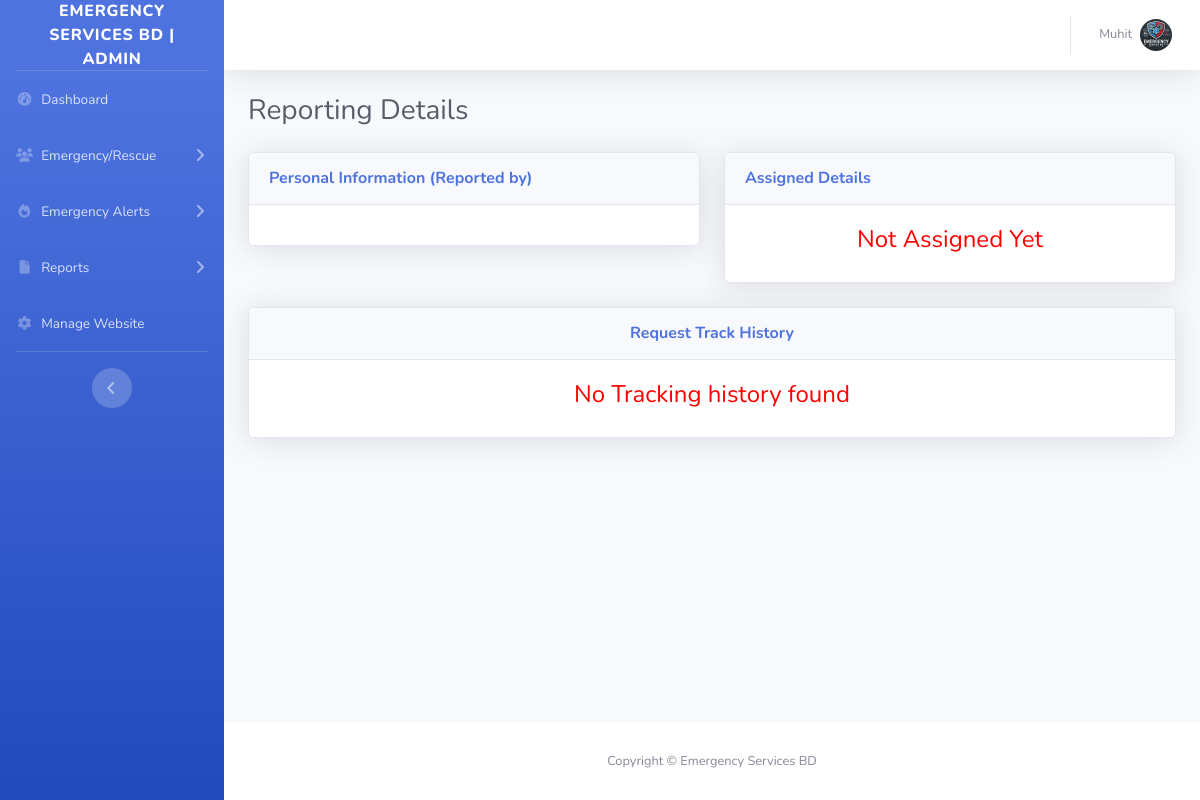
The page /ofrs/admin/request-details.php (signed in) on the database its author committed.
### tables this page shows
CREATE TABLE `tblsite` (
  `id` int(11) NOT NULL,
  `siteTitle` varchar(255) DEFAULT NULL,
  `siteLogo` varchar(255) DEFAULT NULL
);

### ofrs/admin/request-details.php (the view, shortened to what this page needs)
<?php session_start();
include_once('includes/config.php');
if (strlen($_SESSION['aid']==0)) {
  header('location:logout.php');
  } else{
?>
<!DOCTYPE html>
<html lang="en">
<head>
    <link href="vendor/fontawesome-free/css/all.min.css" rel="stylesheet" type="text/css">
    <link href="css/sb-admin-2.min.css" rel="stylesheet">
</head>
<body id="page-top">
    <div id="wrapper">
<?php include_once('includes/sidebar.php');?>
        <div id="content-wrapper" class="d-flex flex-column">
            <div id="content">
          <?php include_once('includes/topbar.php');?>
                <div class="container-fluid">
                    <h1 class="h3 mb-4 text-gray-800">Reporting Details</h1>
     <form method="post"  name="adminprofile" >
  <div class="row">
                        <div class="col-lg-6">
                            <div class="card shadow mb-4">
                                <div class="card-header py-3">
                                    <h6 class="m-0 font-weight-bold text-primary">Personal Information (Reported by)</h6>
                                </div>
                                <div class="card-body">
<?php $rid=$_GET['requestid'];
?>
                                </div>
                            </div>
                        </div>
                        <div class="col-lg-6">
                            <div class="card shadow mb-4">
                                <div class="card-header py-3">
                                    <h6 class="m-0 font-weight-bold text-primary">Assigned Details</h6>
                                </div>
                                <div class="card-body">
<?php $query=mysqli_query($con,"select * from tblfirereport
join tblteams on tblteams.id=tblfirereport.assignTo
    where tblfirereport.id='$rid'");
$count=mysqli_num_rows($query);
if($count>0){
while($row=mysqli_fetch_array($query)){ ?>
 <table class="table table-bordered"  width="100%" cellspacing="0">
    <tr>
    <th>Team Name</th>
    <td><?php echo $row['teamName'];?></td>
    </tr>
    <tr>
    <th>Team Leader Name</th>
    <td><?php echo $row['teamLeaderName'];?></td>
    </tr>
    <tr>
    <th>TL Mobile No.</th>
    <td><?php echo $row['teamLeadMobno'];?></td>
    </tr>
 <tr>
    <th>Team Members</th>
    <td><?php echo $row['teamMembers'];?></td>
    </tr>
     <tr>
    <th>Assigned Time</th>
    <td><?php echo $row['assignTme'];?></td>
    </tr>
</table>
<?php } }  else {?>
<h4  style="color:red;" align="center">Not Assigned Yet</h4>
<?php } ?>
                                </div>
                            </div>
                        </div>
                    </div>
<?php
$ret=mysqli_query($con,"select * from tblfiretequesthistory where requestId='$rid'");
$num=mysqli_num_rows($ret);
?>
<div class="row">
                         <div class="col-lg-12">
                            <div class="card shadow mb-4">
                                <div class="card-header py-3">
                                    <h6 class="m-0 font-weight-bold text-primary" align="center">Request  Track History</h6>
                                </div>
                                <div class="card-body">
<?php if($num>0){
?>
 <table class="table table-bordered"  width="100%" cellspacing="0">
<tr>
    <th>Remark</th>
    <th>Status</th>
    <th>Remark Date</th>
<?php while($result=mysqli_fetch_array($ret)){?>
</tr>
    <tr>
    <td><?php echo $result['remark'];?></td>
    <td><?php echo $result['status'];?></td>
    <td><?php echo $result['postingDate'];?></td>
    </tr>
<?php } ?>
</table>
         <?php
     } else { ?>
<h4 align="center" style="color:red"> No Tracking history found </h4>
         <?php } ?>
                                </div>
                            </div>
                        </div>
                    </div>
</form>
                </div>
            </div>
           <?php include_once('includes/footer.php');?>
        </div>
    </div>
</body>
</html>
<?php } ?>

### ofrs/admin/includes/sidebar.php (shortened to what this page needs)
        <ul class="navbar-nav bg-gradient-primary sidebar sidebar-dark accordion" id="accordionSidebar">
<?php $query=mysqli_query($con,"select * from tblsite");
while($row=mysqli_fetch_array($query)){
$logo=$row['siteLogo'];
$wtitle=$row['siteTitle'];
}  ?>
            <a class="sidebar-brand d-flex align-items-center justify-content-center" href="dashboard.php">
                <div class="sidebar-brand-text mx-3"><?php echo $wtitle;?> | Admin</div>
            </a>
            <hr class="sidebar-divider my-0">
     <li class="nav-item">
                <a class="nav-link" href="dashboard.php">
                    <i class="fas fa-fw fa-tachometer-alt"></i>
                    <span>Dashboard</span></a>
            </li>
<li class="nav-item">
                <a class="nav-link collapsed" href="#" data-toggle="collapse" data-target="#collapsePages1" aria-expanded="true" aria-controls="collapsePages1">
                    <i class="fas fa-fw fa-users"></i>
                    <span>Emergency/Rescue</span>
                </a>
            </li>
<li class="nav-item">
                <a class="nav-link collapsed" href="#" data-toggle="collapse" data-target="#collapsePages" aria-expanded="true" aria-controls="collapsePages">
                    <i class="fas fa-fw fa-fire"></i>
                    <span>Emergency Alerts</span>
                </a>
            </li>
<li class="nav-item">
                <a class="nav-link collapsed" href="#" data-toggle="collapse" data-target="#collapsePages2" aria-expanded="true" aria-controls="collapsePages2">
                    <i class="fas fa-fw fa-file"></i>
                    <span>Reports</span>
                </a>
            </li>
     <li class="nav-item">
                <a class="nav-link" href="manage-site.php">
                      <i class="fas fa-fw fa-cog"></i>
                    <span>Manage Website</span></a>
            </li>
            <hr class="sidebar-divider d-none d-md-block">
            <div class="text-center d-none d-md-inline">
                <button class="rounded-circle border-0" id="sidebarToggle"></button>
            </div>
        </ul>

### ofrs/admin/includes/topbar.php (shortened to what this page needs)
      <nav class="navbar navbar-expand navbar-light bg-white topbar mb-4 static-top shadow">
            <?php if($_SESSION['aid']):?>
                    <ul class="navbar-nav ml-auto">
                        <li class="nav-item dropdown no-arrow">
                            <a class="nav-link dropdown-toggle" href="#" id="userDropdown" role="button"
                                data-toggle="dropdown" aria-haspopup="true" aria-expanded="false">
                <?php
$adid=$_SESSION['aid'];
$ret1=mysqli_query($con,"select AdminName from tbladmin where ID='$adid'");
while($row1=mysqli_fetch_array($ret1)){
?>
                                <span class="mr-2 d-none d-lg-inline text-gray-600 small"><?php  echo $row1['AdminName'];?></span>
                           <?php } ?>
                                <img class="img-profile rounded-circle"
                                    src="uploadeddata/<?php echo $logo;?>">
                            </a>
                        </li>
                    </ul>
                <?php endif;?>
                </nav>

### ofrs/admin/includes/footer.php
<footer class="sticky-footer bg-white">
    <div class="container my-auto">
        <div class="copyright text-center my-auto">
            <span>Copyright &copy; <?php echo $wtitle;?> </span>
        </div>
    </div>
</footer>

### rows shown on the page
tblsite: siteTitle "EMERGENCY SERVICES BD", siteLogo (picture), siteTitle "Emergency Services BD"

### other values the page prints
$row1['AdminName'] "Muhit"
